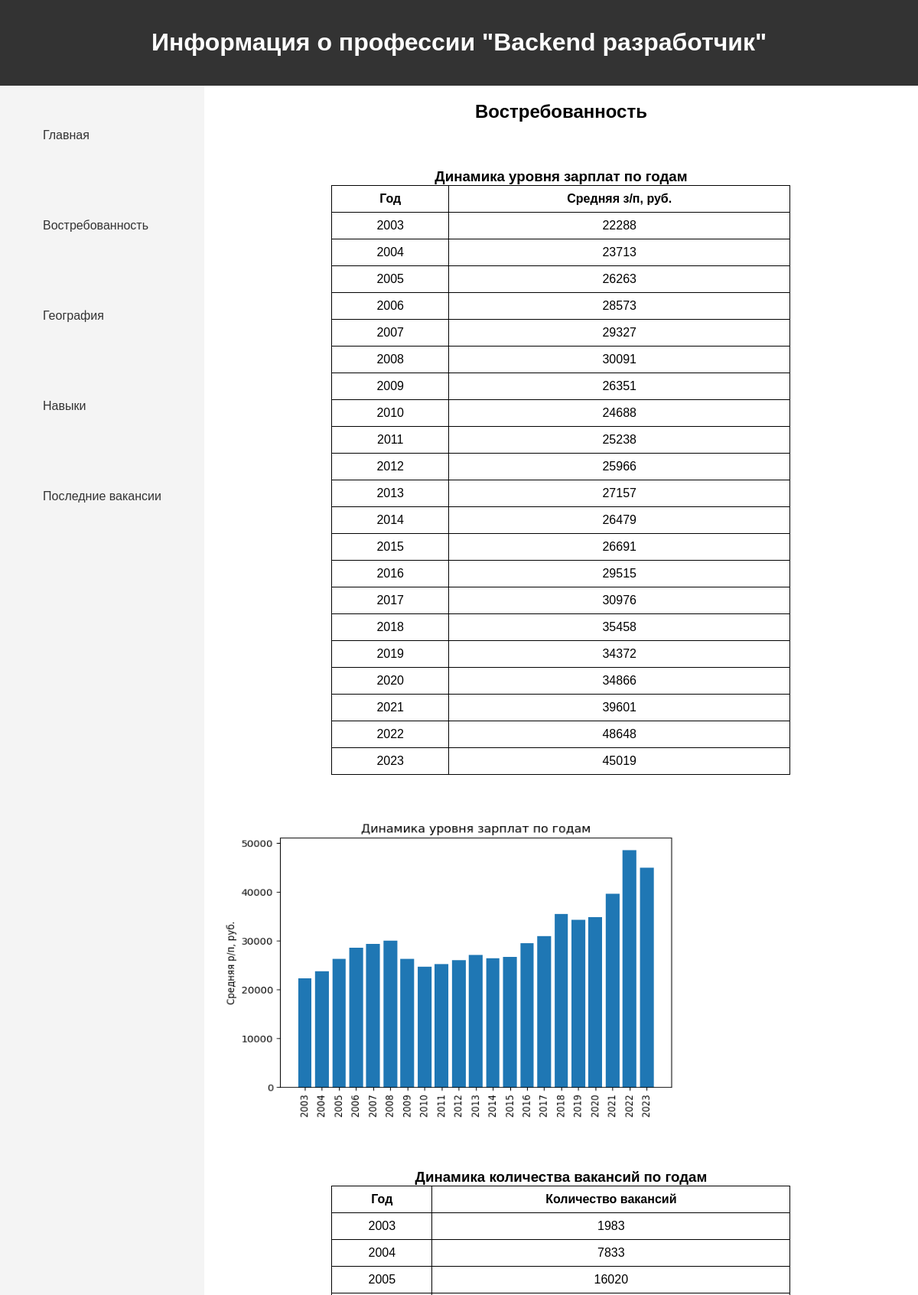
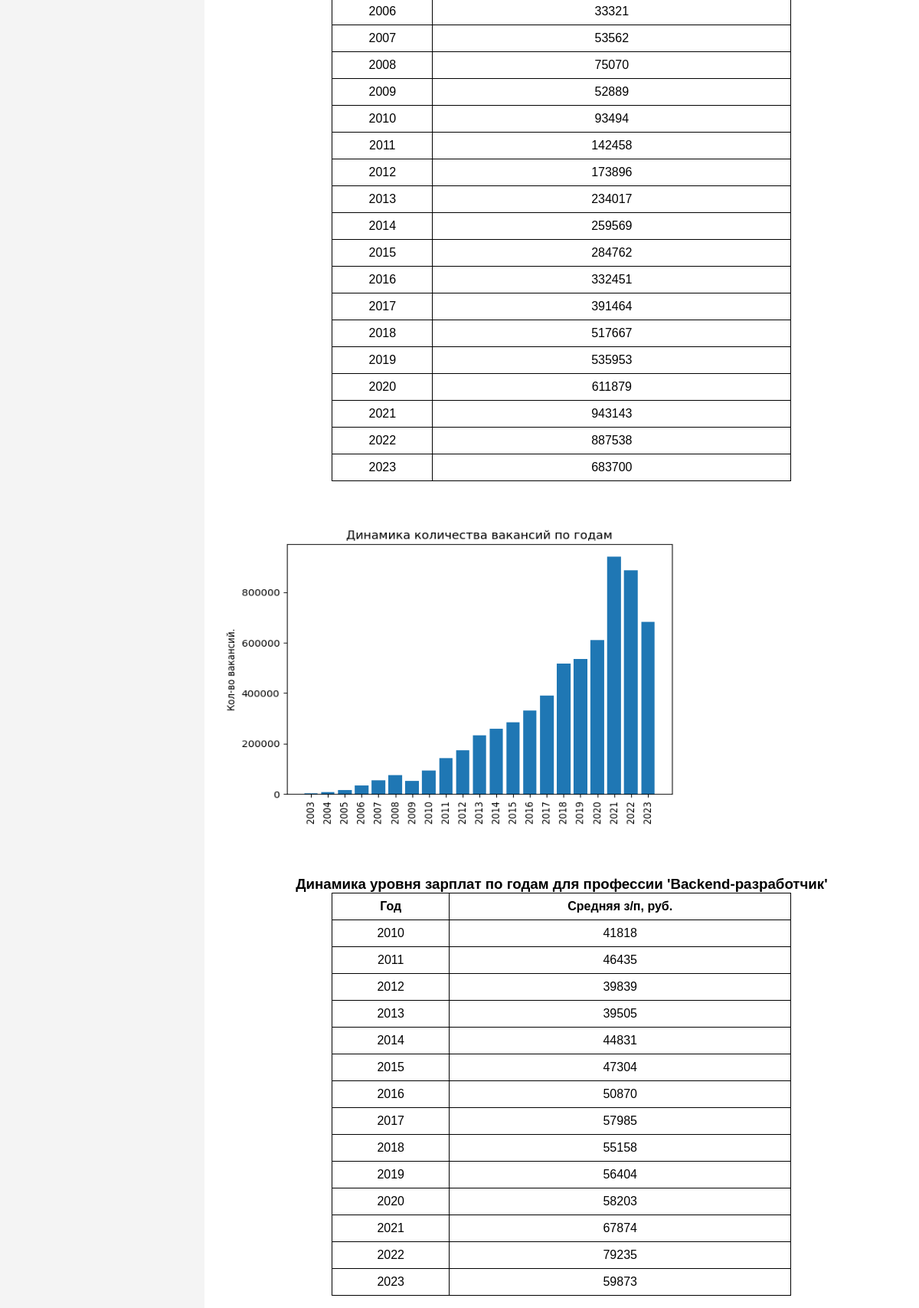
The page /demand/ (upper part) on the database its author committed (2 pictures, top to bottom).
### djangoProject/models.py (models this page shows)
class AllYearsStatistic(models.Model):
    year = models.IntegerField("Год")
    count = models.IntegerField("Количество вакансий")
    salary = models.IntegerField("Средняя з/п")

class YearStatWithName(models.Model):
    year = models.IntegerField("Год")
    count = models.IntegerField("Количество вакансий")
    salary = models.IntegerField("Средняя з/п")

### djangoProject/views.py (the view)
# urls.py: path('demand/', views.demand_page, name='demand'),
def demand_page(request):
    years_stat_with_name = models.YearStatWithName.objects.all()
    all_years_stat = models.AllYearsStatistic.objects.all()
    return render(request, "demand_page.html", {"years": years_stat_with_name, "all_years": all_years_stat})

### templates/demand_page.html (shortened to what this page needs)
{% extends 'base.html' %}
{% load static %}
{% block main %}
<h2>Востребованность</h2>
<div class="container">
    <div class = 'my_table'>
        <h3 style="text-align: center">Динамика уровня зарплат по годам</h3>
        <table>
            <thead>
                <tr>
                    <th>Год</th>
                    <th>Средняя з/п, руб.</th>
                </tr>
            </thead>
            <tbody>
            {% for year in all_years %}
                <tr>
                    <td>{{ year.year }}</td>
                    <td>{{ year.salary }}</td>
                </tr>
            {% endfor %}
            </tbody>
            </table>
    </div>
    <img src="{% static '/images/third_graph.png' %}" height="400" width="600" alt="graph" style="margin-top: 35px">
    <div class = 'my_table'>
        <h3 style="text-align: center">Динамика количества вакансий по годам</h3>
        <table>
            <thead>
                <tr>
                    <th>Год</th>
                    <th>Количество вакансий</th>
                </tr>
            </thead>
            <tbody>
            {% for year in all_years %}
                <tr>
                    <td>{{ year.year }}</td>
                    <td>{{ year.count }}</td>
                </tr>
            {% endfor %}
            </tbody>
            </table>
    </div>
    <img src="{% static '/images/fourth_graph.png' %}" height="400" width="600" alt="graph" style="margin-top: 35px">
    <div class = 'my_table'>
        <h3 style="text-align: center">Динамика уровня зарплат по годам для профессии 'Backend-разработчик'</h3>
        <table>
            <thead>
                <tr>
                    <th>Год</th>
                    <th>Средняя з/п, руб.</th>
                </tr>
            </thead>
            <tbody>
            {% for year in years %}
                <tr>
                    <td>{{ year.year }}</td>
                    <td>{{ year.salary }}</td>
                </tr>
            {% endfor %}
            </tbody>
            </table>
    </div>
</div>
{% endblock %}

### static/css/main.css (style rules this page uses)
html { width: 100%; height: 100%; }
body { display: flex; flex-direction: column; min-height: 100vh; margin: 0; font-family: Arial, sans-serif; width: 100%; height: 100%; }
h2 { text-align: center; }
h3 { margin-bottom: 0; margin-top: 40px; }
.container { position: relative; display: grid; grid-template-columns: repeat(auto-fill, minmax(500px, 1fr)); grid-gap: 20px; }
table { margin: auto; width: 600px; border-collapse: collapse; }
th, td { border: 1px solid #000000; padding: 8px; text-align: center; }
th { background-color: #ffffff; }

### rows shown on the page
AllYearsStatistic: year "2003", salary "22288", count "1983"
AllYearsStatistic: year "2004", salary "23713", count "7833"
AllYearsStatistic: year "2005", salary "26263", count "16020"
AllYearsStatistic: year "2006", salary "28573", count "33321"
AllYearsStatistic: year "2007", salary "29327", count "53562"
AllYearsStatistic: year "2008", salary "30091", count "75070"
AllYearsStatistic: year "2009", salary "26351", count "52889"
AllYearsStatistic: year "2010", salary "24688", count "93494"
AllYearsStatistic: year "2011", salary "25238", count "142458"
AllYearsStatistic: year "2012", salary "25966", count "173896"
AllYearsStatistic: year "2013", salary "27157", count "234017"
AllYearsStatistic: year "2014", salary "26479", count "259569"
AllYearsStatistic: year "2015", salary "26691", count "284762"
AllYearsStatistic: year "2016", salary "29515", count "332451"
AllYearsStatistic: year "2017", salary "30976", count "391464"
AllYearsStatistic: year "2018", salary "35458", count "517667"
AllYearsStatistic: year "2019", salary "34372", count "535953"
AllYearsStatistic: year "2020", salary "34866", count "611879"
AllYearsStatistic: year "2021", salary "39601", count "943143"
AllYearsStatistic: year "2022", salary "48648", count "887538"
AllYearsStatistic: year "2023", salary "45019", count "683700"
YearStatWithName: year "2010", salary "41818"
YearStatWithName: year "2011", salary "46435"
YearStatWithName: year "2012", salary "39839"
YearStatWithName: year "2013", salary "39505"
YearStatWithName: year "2014", salary "44831"
YearStatWithName: year "2015", salary "47304"
YearStatWithName: year "2016", salary "50870"
YearStatWithName: year "2017", salary "57985"
YearStatWithName: year "2018", salary "55158"
YearStatWithName: year "2019", salary "56404"
YearStatWithName: year "2020", salary "58203"
YearStatWithName: year "2021", salary "67874"
YearStatWithName: year "2022", salary "79235"
YearStatWithName: year "2023", salary "59873"
